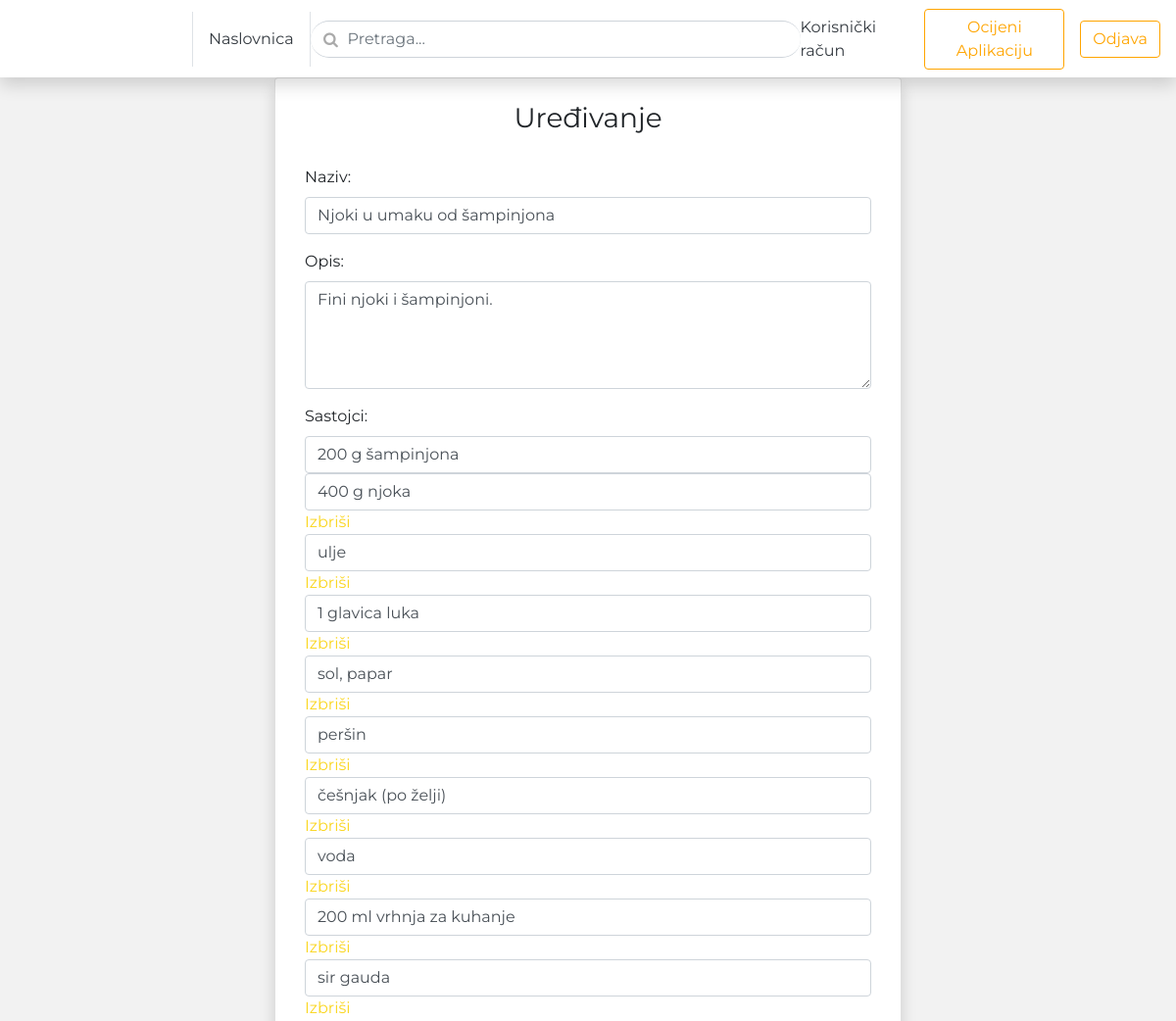
The app's page /blog/admin-njoki-u-umaku-od-sampinjona/edit (signed in, upper part), older data.
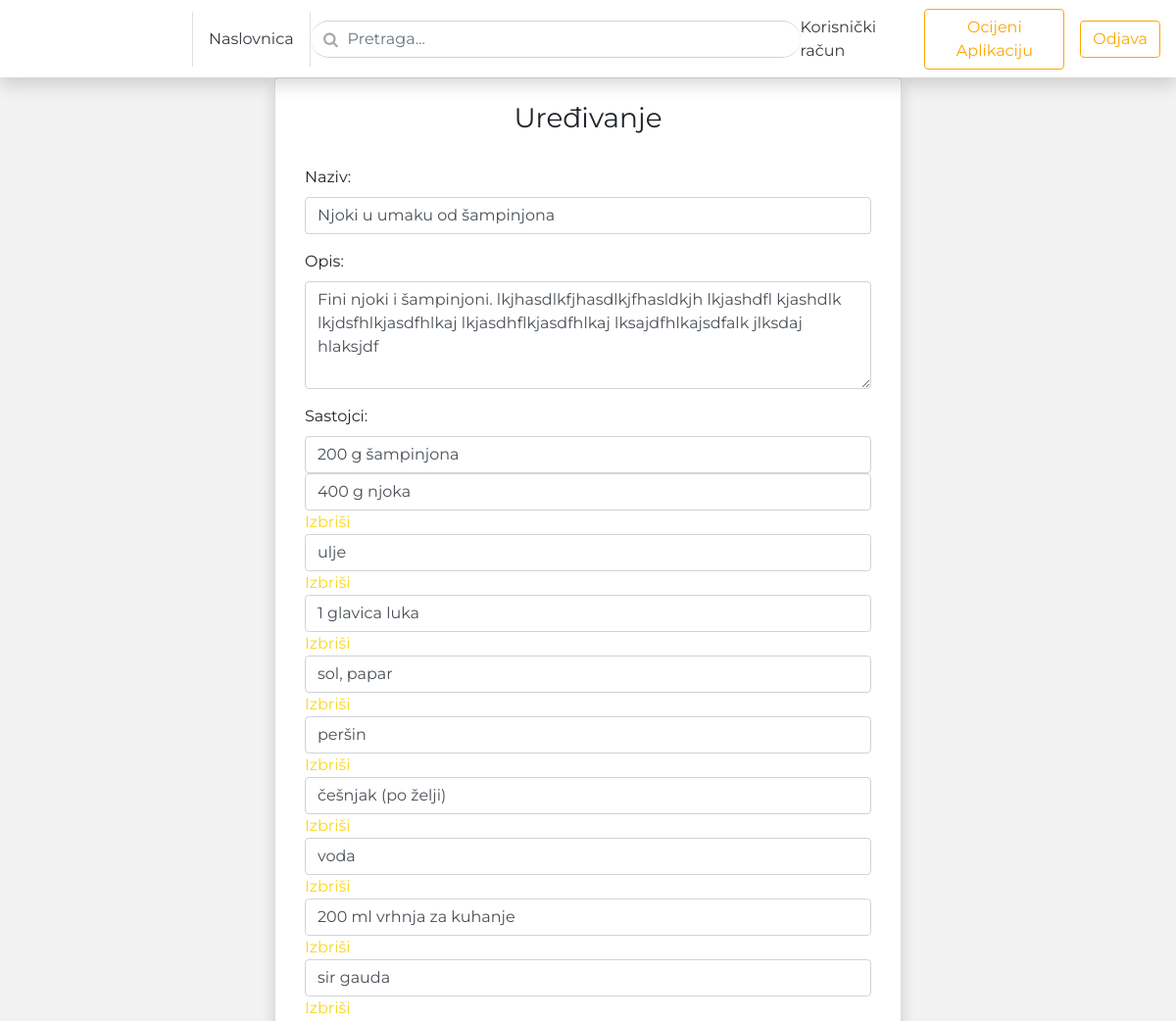
The same page, newer data.
### blog/models.py (models this page shows, shortened)
class BlogPost(models.Model):
    title           = models.CharField(max_length=50, null=False, blank=False)
    body            = models.TextField(max_length=500, null=False, blank=False)
    image           = models.ImageField(upload_to=upload_location, null=False, blank=False)
    date_published  = models.DateTimeField(auto_now_add=True, verbose_name="date published")
    date_updated    = models.DateTimeField(auto_now=True, verbose_name="date updated")
    author          = models.ForeignKey(settings.AUTH_USER_MODEL, on_delete=models.CASCADE)
    category        = models.IntegerField(verbose_name="Kategorija", choices=CATEGORY_CHOICES, default=0)
    slug            = models.SlugField(blank=True, unique=True)
    time            = models.IntegerField(null=True, blank=True)
    calories        = models.IntegerField(null=True, blank=True)
    favorite        = models.ManyToManyField("account.Account", related_name="favorite", blank=True)
    ingredient_0    = models.CharField(max_length=100, null=True, blank=True)
    ingredient_1    = models.CharField(max_length=100, null=True, blank=True)
    ingredient_2    = models.CharField(max_length=100, null=True, blank=True)
    ingredient_3    = models.CharField(max_length=100, null=True, blank=True)
    ingredient_4    = models.CharField(max_length=100, null=True, blank=True)
    ingredient_5    = models.CharField(max_length=100, null=True, blank=True)
    ingredient_6    = models.CharField(max_length=100, null=True, blank=True)
    ingredient_7    = models.CharField(max_length=100, null=True, blank=True)
    ingredient_8    = models.CharField(max_length=100, null=True, blank=True)
    ingredient_9    = models.CharField(max_length=100, null=True, blank=True)
    ingredient_10    = models.CharField(max_length=100, null=True, blank=True)
    ingredient_11    = models.CharField(max_length=100, null=True, blank=True)
    ingredient_12    = models.CharField(max_length=100, null=True, blank=True)
    ingredient_13    = models.CharField(max_length=100, null=True, blank=True)
    ingredient_14    = models.CharField(max_length=100, null=True, blank=True)
    ingredient_15    = models.CharField(max_length=100, null=True, blank=True)
    ingredient_16    = models.CharField(max_length=100, null=True, blank=True)
    ingredient_17    = models.CharField(max_length=100, null=True, blank=True)
    ingredient_18    = models.CharField(max_length=100, null=True, blank=True)
    ingredient_19    = models.CharField(max_length=100, null=True, blank=True)
    step_0    = models.CharField(max_length=500, null=True, blank=True)
    step_1    = models.CharField(max_length=500, null=True, blank=True)
    step_2    = models.CharField(max_length=500, null=True, blank=True)
    step_3    = models.CharField(max_length=500, null=True, blank=True)
    step_4    = models.CharField(max_length=500, null=True, blank=True)
    step_5    = models.CharField(max_length=500, null=True, blank=True)
    step_6    = models.CharField(max_length=500, null=True, blank=True)
    step_7    = models.CharField(max_length=500, null=True, blank=True)
    step_8    = models.CharField(max_length=500, null=True, blank=True)
    step_9    = models.CharField(max_length=500, null=True, blank=True)
    step_10    = models.CharField(max_length=500, null=True, blank=True)
    step_11    = models.CharField(max_length=500, null=True, blank=True)
    step_12    = models.CharField(max_length=500, null=True, blank=True)
    step_13    = models.CharField(max_length=500, null=True, blank=True)
    step_14    = models.CharField(max_length=500, null=True, blank=True)
    step_15    = models.CharField(max_length=500, null=True, blank=True)
    step_16    = models.CharField(max_length=500, null=True, blank=True)
    step_17    = models.CharField(max_length=500, null=True, blank=True)
    step_18    = models.CharField(max_length=500, null=True, blank=True)
    step_19    = models.CharField(max_length=500, null=True, blank=True)

### blog/views.py (the view, shortened to what this page needs)
# urls.py: path('<slug>/edit', edit_blog_view, name="edit"),
def edit_blog_view(request, slug):
    context = {}
    user = request.user
    if not user.is_authenticated:
        return redirect("must_authenticate")
    blog_post = get_object_or_404(BlogPost, slug=slug)
    if blog_post.author != user:
        return HttpResponse("Niste autor ove objave.")
    form = UpdateBlogPostForm(
        initial = {
            "title": blog_post.title,
            "body": blog_post.body,
            "category": blog_post.category,
            "get_category_display": blog_post.get_category_display,
            "image": blog_post.image,
            "time": blog_post.time,
            "calories": blog_post.calories,
            "ingredient_0": blog_post.ingredient_0,
            "ingredient_1": blog_post.ingredient_1,
            "ingredient_2": blog_post.ingredient_2,
            "ingredient_3": blog_post.ingredient_3,
            "ingredient_4": blog_post.ingredient_4,
            "ingredient_5": blog_post.ingredient_5,
            "ingredient_6": blog_post.ingredient_6,
            "ingredient_7": blog_post.ingredient_7,
            "ingredient_8": blog_post.ingredient_8,
            "ingredient_9": blog_post.ingredient_9,
            "ingredient_10": blog_post.ingredient_10,
            "ingredient_11": blog_post.ingredient_11,
            "ingredient_12": blog_post.ingredient_12,
            "ingredient_13": blog_post.ingredient_13,
            "ingredient_14": blog_post.ingredient_14,
            "ingredient_15": blog_post.ingredient_15,
            "ingredient_16": blog_post.ingredient_16,
            "ingredient_17": blog_post.ingredient_17,
            "ingredient_18": blog_post.ingredient_18,
            "ingredient_19": blog_post.ingredient_19,
            "step_0": blog_post.step_0,
            "step_1": blog_post.step_1,
            "step_2": blog_post.step_2,
            "step_3": blog_post.step_3,
            "step_4": blog_post.step_4,
            "step_5": blog_post.step_5,
            "step_6": blog_post.step_6,
            "step_7": blog_post.step_7,
            "step_8": blog_post.step_8,
            "step_9": blog_post.step_9,
            "step_10": blog_post.step_10,
            "step_11": blog_post.step_11,
            "step_12": blog_post.step_12,
            "step_13": blog_post.step_13,
            "step_14": blog_post.step_14,
            "step_15": blog_post.step_15,
            "step_16": blog_post.step_16,
            "step_17": blog_post.step_17,
            "step_18": blog_post.step_18,
            "step_19": blog_post.step_19,
        }
    )
    context['form'] = form
    return render(request, 'blog/edit_blog.html', context)

### blog/templates/blog/edit_blog.html (shortened to what this page needs)
{% extends 'index.html' %}
{% block content %}
<div class="container">
	<div class="row">
		<div class="col-lg-8 offset-lg-2 card shadow mb-3">
			<h1 class="h3 mb-3 font-weight-normal text-center mt-4">Uređivanje</h1>
			<form class="create-form" method="post" enctype="multipart/form-data">{% csrf_token %}
				<div class="form-group">
					<label for="id_title">Naziv:</label>
					<input class="form-control" type="text" name="title" id="id_title" maxlength="49" placeholder="Unesi naziv" value="{{form.initial.title}}" required autofocus>
				</div>
				<div class="form-group">
					<label for="id_body">Opis:</label>
					<textarea class="form-control" rows="4" type="text" name="body" id="id_body" maxlength="499" placeholder="Ovdje unesi opis recepta..."
					required>{{form.initial.body}}</textarea>
                </div>
				<div class="form-group">
                    <label for="id_ingredient">Sastojci:</label>
                    <div class="input_fields_wrap">
                        <div>
                            <input type="text" class="form-control broj" maxlength="90" name="ingredient_0" value="{{form.initial.ingredient_0}}">
                        </div>
						{% if form.initial.ingredient_1 %}
						<div>
                            <input type="text" class="form-control broj" maxlength="90" name="ingredient_1" value="{{form.initial.ingredient_1}}">
							<a href="#" class="remove_field">Izbriši</a>
                        </div>
						{% endif %}
						{% if form.initial.ingredient_2 %}
						<div>
                            <input type="text" class="form-control broj" maxlength="90" name="ingredient_2" value="{{form.initial.ingredient_2}}">
							<a href="#" class="remove_field">Izbriši</a>
                        </div>
						{% endif %}
						{% if form.initial.ingredient_3 %}
						<div>
                            <input type="text" class="form-control broj" maxlength="90" name="ingredient_3" value="{{form.initial.ingredient_3}}">
							<a href="#" class="remove_field">Izbriši</a>
                        </div>
						{% endif %}
						{% if form.initial.ingredient_4 %}
						<div>
                            <input type="text" class="form-control broj" maxlength="90" name="ingredient_4" value="{{form.initial.ingredient_4}}">
							<a href="#" class="remove_field">Izbriši</a>
                        </div>
						{% endif %}
						{% if form.initial.ingredient_5 %}
						<div>
                            <input type="text" class="form-control broj" maxlength="90" name="ingredient_5" value="{{form.initial.ingredient_5}}">
							<a href="#" class="remove_field">Izbriši</a>
                        </div>
						{% endif %}
						{% if form.initial.ingredient_6 %}
						<div>
                            <input type="text" class="form-control broj" maxlength="90" name="ingredient_6" value="{{form.initial.ingredient_6}}">
							<a href="#" class="remove_field">Izbriši</a>
                        </div>
						{% endif %}
						{% if form.initial.ingredient_7 %}
						<div>
                            <input type="text" class="form-control broj" maxlength="90" name="ingredient_7" value="{{form.initial.ingredient_7}}">
							<a href="#" class="remove_field">Izbriši</a>
                        </div>
						{% endif %}
						{% if form.initial.ingredient_8 %}
						<div>
                            <input type="text" class="form-control broj" maxlength="90" name="ingredient_8" value="{{form.initial.ingredient_8}}">
							<a href="#" class="remove_field">Izbriši</a>
                        </div>
						{% endif %}
						{% if form.initial.ingredient_9 %}
						<div>
                            <input type="text" class="form-control broj" maxlength="90" name="ingredient_9" value="{{form.initial.ingredient_9}}">
							<a href="#" class="remove_field">Izbriši</a>
                        </div>
						{% endif %}
                    </div>
                </div>
			</form>
		</div>
	</div>
</div>
{% endblock content %}

Row changes from the older to the newer data that the page shows:
changed BlogPost "Njoki u umaku od šampinjona": body "Fini njoki i šampinjoni." → "Fini njoki i šampinjoni. lkjhasdlkfjhasdlkjfhasldkjh lkjashdfl kjashdlk lkjdsfhlkjasdfhlkaj lkjasdhflkjasdfhlkaj lksajdfhlkajsdfalk jlksdaj hlaksjdf"
